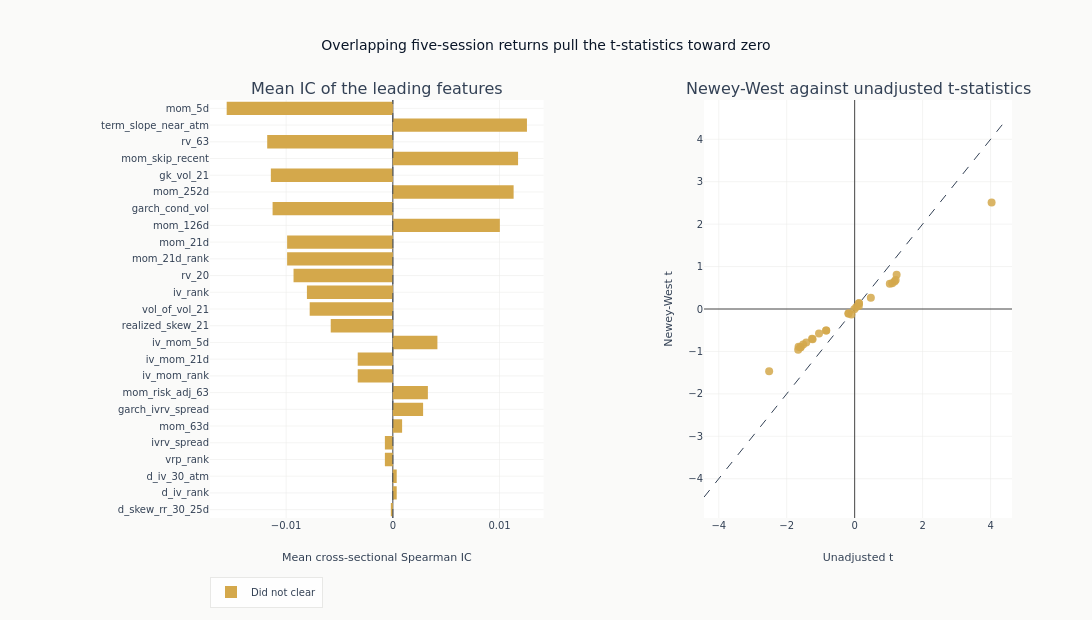

The cell this chart's notebook holds for it:
### Markdown cell above
### Ranking, with the Inference Adjustment Visible

The left panel ranks the leading features by absolute mean IC, coloured by whether
each cleared the false-discovery adjustment. The right panel plots the Newey-West
t-statistic against its unadjusted twin for every feature in the searched set: a
point pulled toward zero off the diagonal is a feature whose apparent significance
came from the overlap between consecutive five-session returns rather than from
the size of its IC. Bars run horizontally; at this many feature names a rotated
vertical axis is not legible.

### Code cell
RANKED_FEATURES = 25
top = eval_summary.head(min(RANKED_FEATURES, len(eval_summary))).reverse()

fig = make_subplots(
    rows=1,
    cols=2,
    column_widths=[0.52, 0.48],
    subplot_titles=[
        "Mean IC of the leading features",
        "Newey-West against unadjusted t-statistics",
    ],
    horizontal_spacing=0.2,
)
for cleared, color, name in (
    (True, COLORS["blue"], "Cleared BH-FDR"),
    (False, COLORS["amber"], "Did not clear"),
):
    arm = top.filter(pl.col("fdr_sig").fill_null(False) == cleared)
    if not len(arm):
        continue
    _ = fig.add_trace(
        go.Bar(
            x=arm["ic_mean"].to_list(),
            y=arm["feature"].to_list(),
            orientation="h",
            marker_color=color,
            name=name,
        ),
        row=1,
        col=1,
    )
_ = fig.add_vline(
    x=0, line={"color": COLORS["neutral"], "width": 0.8, "dash": "dash"}, row=1, col=1
)

max_t = (
    max(
        eval_summary["naive_t"].cast(pl.Float64, strict=False).abs().max() or 1.0,
        eval_summary["hac_t"].cast(pl.Float64, strict=False).abs().max() or 1.0,
    )
    * 1.1
)
_ = fig.add_trace(
    go.Scatter(
        x=[-max_t, max_t],
        y=[-max_t, max_t],
        mode="lines",
        line={"dash": "dash", "color": COLORS["neutral"], "width": 1},
        showlegend=False,
    ),
    row=1,
    col=2,
)
for cleared, color, name in (
    (True, COLORS["blue"], "Cleared BH-FDR"),
    (False, COLORS["amber"], "Did not clear"),
):
    arm = eval_summary.filter(pl.col("fdr_sig").fill_null(False) == cleared)
    if not len(arm):
        continue
    _ = fig.add_trace(
        go.Scatter(
            x=arm["naive_t"].to_list(),
            y=arm["hac_t"].to_list(),
            mode="markers",
            marker={"color": color, "size": 8, "opacity": 0.85},
            text=arm["feature"].to_list(),
            name=name,
            showlegend=False,
        ),
        row=1,
        col=2,
    )
fig.update_layout(
    title="Overlapping five-session returns pull the t-statistics toward zero",
    height=620,
    width=1150,
    margin={"l": 210},
    legend={"orientation": "h", "y": -0.14},
)
# Two traces split the ranking by outcome, so the y order has to be restated or the
# categories fall in trace order and the ranking the panel exists to show is lost.
fig.update_yaxes(categoryorder="array", categoryarray=top["feature"].to_list(), row=1, col=1)
fig.update_xaxes(title_text="Mean cross-sectional Spearman IC", row=1, col=1)
fig.update_xaxes(title_text="Unadjusted t", row=1, col=2)
fig.update_yaxes(title_text="Newey-West t", row=1, col=2)
fig.show()

### Figure 1 — Plotly figure (JSON) as saved in the notebook; plotly's stock layout.template omitted (floating-point values rounded to 4 significant figures)
{"data": [{"marker": {"color": "#D4A84B"}, "name": "Did not clear", "orientation": "h", "type": "bar", "x": [-0.0001875, 0.0003634, 0.0003634, -0.0007444, -0.0007444, 0.0008695, 0.002839, 0.003286, -0.003292, -0.003292, 0.004179, -0.00582, -0.007794, -0.008053, -0.009308, -0.00991, -0.00991, 0.01003, -0.01127, 0.01132, -0.01143, 0.01174, -0.01178, 0.01257, -0.01558], "xaxis": "x", "y": ["d_skew_rr_30_25d", "d_iv_rank", "d_iv_30_atm", "vrp_rank", "ivrv_spread", "mom_63d", "garch_ivrv_spread", "mom_risk_adj_63", "iv_mom_rank", "iv_mom_21d", "iv_mom_5d", "realized_skew_21", "vol_of_vol_21", "iv_rank", "rv_20", "mom_21d_rank", "mom_21d", "mom_126d", "garch_cond_vol", "mom_252d", "gk_vol_21", "mom_skip_recent", "rv_63", "term_slope_near_atm", "mom_5d"], "yaxis": "y"}, {"line": {"color": "#334155", "dash": "dash", "width": 1}, "mode": "lines", "showlegend": false, "type": "scatter", "x": [-4.433, 4.433], "xaxis": "x2", "y": [-4.433, 4.433], "yaxis": "y2"}, {"marker": {"color": "#D4A84B", "opacity": 0.85, "size": 8}, "mode": "markers", "name": "Did not clear", "showlegend": false, "text": ["mom_5d", "term_slope_near_atm", "rv_63", "mom_skip_recent", "gk_vol_21", "mom_252d", "garch_cond_vol", "mom_126d", "mom_21d", "mom_21d_rank", "rv_20", "iv_rank", "vol_of_vol_21", "realized_skew_21", "iv_mom_5d", "iv_mom_21d", "iv_mom_rank", "mom_risk_adj_63", "garch_ivrv_spread", "mom_63d", "ivrv_spread", "vrp_rank", "d_iv_30_atm", "d_iv_rank", "d_skew_rr_30_25d", "garch_vol_surprise", "skew_rank"], "type": "scatter", "x": [-2.517, 4.03, -1.425, 1.174, -1.517, 1.104, -1.651, 1.207, -1.593, -1.593, -1.253, -1.049, -1.663, -1.238, 1.235, -0.838, -0.838, 0.4761, 1.034, 0.1227, -0.1822, -0.1822, 0.1256, 0.1256, -0.09592, 0.04828, -0.01136], "xaxis": "x2", "y": [-1.465, 2.509, -0.7894, 0.6497, -0.834, 0.6063, -0.8911, 0.6808, -0.9012, -0.9012, -0.7006, -0.5782, -0.9633, -0.7142, 0.8054, -0.5039, -0.5039, 0.2626, 0.5933, 0.06861, -0.1064, -0.1064, 0.1347, 0.1347, -0.1311, 0.04943, -0.006659], "yaxis": "y2"}], "layout": {"annotations": [{"font": {"size": 16}, "showarrow": false, "text": "Mean IC of the leading features", "x": 0.208, "xanchor": "center", "xref": "paper", "y": 1.0, "yanchor": "bottom", "yref": "paper"}, {"font": {"size": 16}, "showarrow": false, "text": "Newey-West against unadjusted t-statistics", "x": 0.808, "xanchor": "center", "xref": "paper", "y": 1.0, "yanchor": "bottom", "yref": "paper"}], "height": 620, "legend": {"orientation": "h", "y": -0.14}, "margin": {"l": 210}, "shapes": [{"line": {"color": "#334155", "dash": "dash", "width": 0.8}, "type": "line", "x0": 0, "x1": 0, "xref": "x", "y0": 0, "y1": 1, "yref": "y domain"}], "title": {"text": "Overlapping five-session returns pull the t-statistics toward zero"}, "width": 1150, "xaxis": {"anchor": "y", "domain": [0.0, 0.416], "title": {"text": "Mean cross-sectional Spearman IC"}}, "xaxis2": {"anchor": "y2", "domain": [0.616, 1.0], "title": {"text": "Unadjusted t"}}, "yaxis": {"anchor": "x", "categoryarray": ["d_skew_rr_30_25d", "d_iv_rank", "d_iv_30_atm", "vrp_rank", "ivrv_spread", "mom_63d", "garch_ivrv_spread", "mom_risk_adj_63", "iv_mom_rank", "iv_mom_21d", "iv_mom_5d", "realized_skew_21", "vol_of_vol_21", "iv_rank", "rv_20", "mom_21d_rank", "mom_21d", "mom_126d", "garch_cond_vol", "mom_252d", "gk_vol_21", "mom_skip_recent", "rv_63", "term_slope_near_atm", "mom_5d"], "categoryorder": "array", "domain": [0.0, 1.0]}, "yaxis2": {"anchor": "x2", "domain": [0.0, 1.0], "title": {"text": "Newey-West t"}}}}
